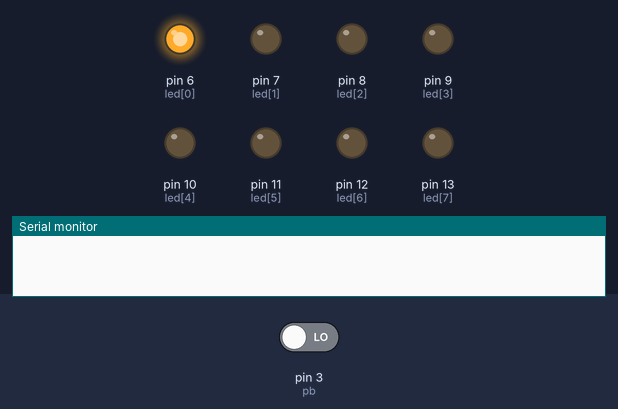
This sketch was run on a simulated Arduino Uno, built with avr-gcc and run on an emulated ATmega328P. On the bench: output pins drawn as LEDs (lit = HIGH), the last lines printed to the serial monitor. The test bench sets the inputs (shaded band); at power-on: pin 3 (pb) LOW.

Above: at 0.15 s.
At 1.4 s:
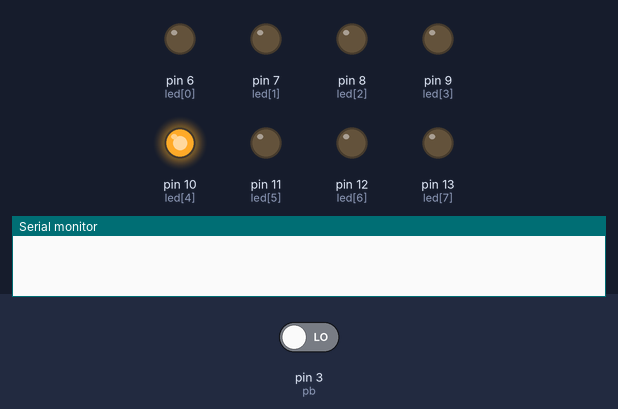
1.5 s: pin 3 (pb) driven HIGH
At 2.2 s:
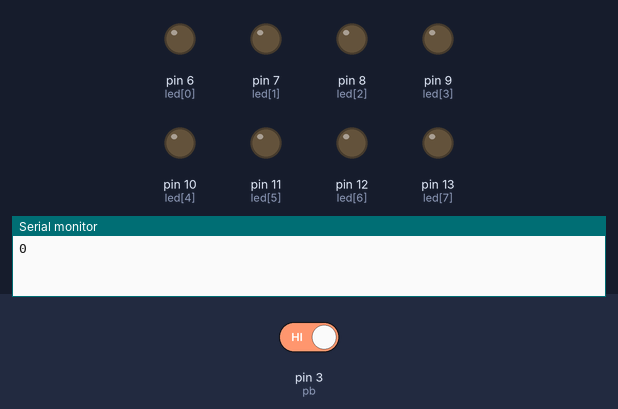
Timing chart, 0 to 4.5 s (numbered marks = the images above; inputs shaded):
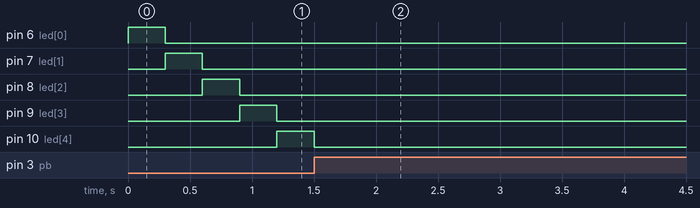

The sketch:

Code.ino
```cpp
// C++ code
//
const int pb = 3;
int state = 1;
int led[] = {6,7,8,9,10,11,12,13};
void setup()
{


  for(int i = 0; i <= 7; i++){
  pinMode(led[i],OUTPUT);
  }
  Serial.begin(9600);
}


void on_off(int i){
  while(state == 0){
    digitalWrite(led[i],LOW);
    digitalRead(pb);
    if(digitalRead(pb)== HIGH) {
      state = state + 1;}
    }
}

void loop()
{
  for(int i = 0; i <= 7; i++){
     if(digitalRead(pb)== HIGH) {
    state = state + 1;
       delay(500);
    if (state == 2)
      state = 0;
    break;
  }
    on_off(i);
digitalWrite(led[i], HIGH);
delay(300); // Wait for 1000 millisecond(s
digitalWrite(led[i], LOW);
  }
  Serial.println(state);
}
```

Measured:
- after the input at 1.5 s, pin 6 (led[0]), pin 7 (led[1]), pin 8 (led[2]), pin 9 (led[3]), pin 11 (led[5]), pin 12 (led[6]), pin 13 (led[7]): stops changing and stays LOW; pin 10 (led[4]): goes on until 1.5 s, then stays LOW
